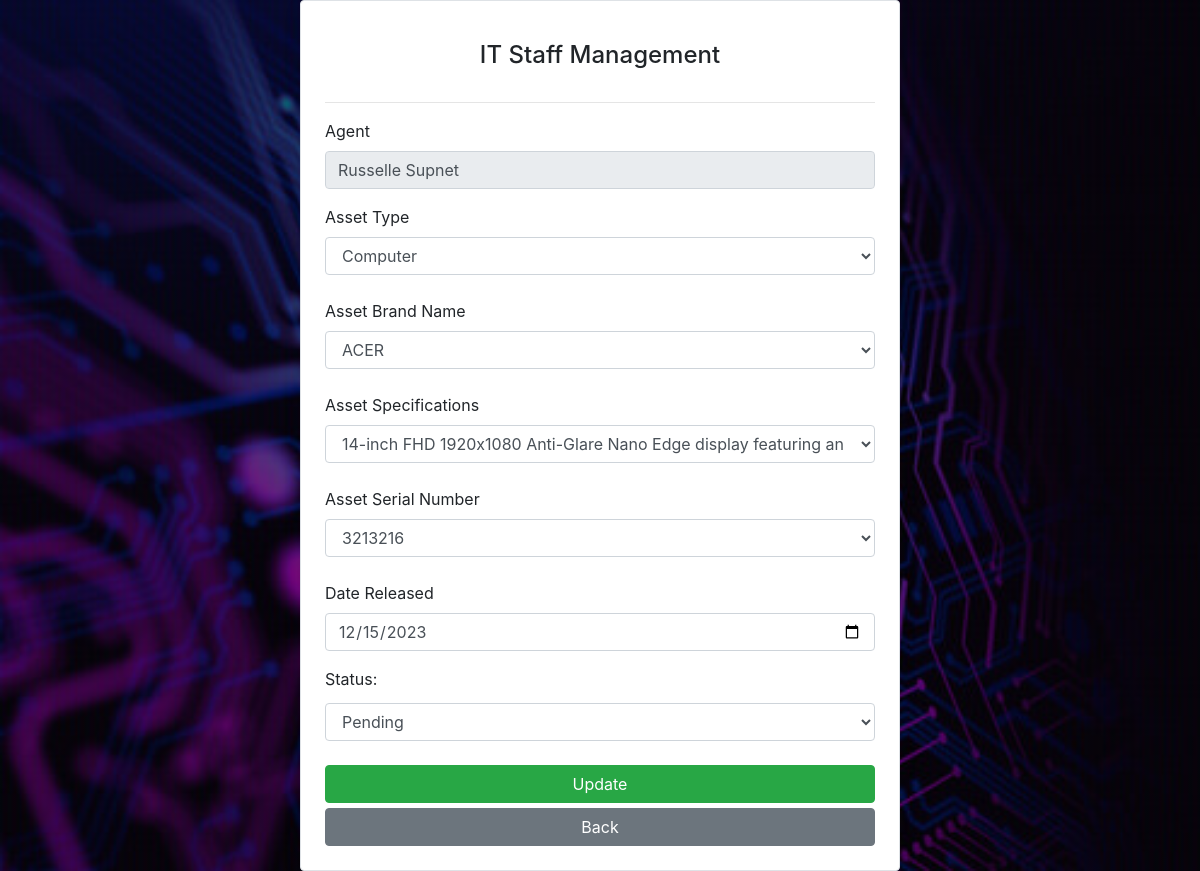
/updatereqdev.php?id=27 (signed in), run on the app's committed database.
### tables this page shows
CREATE TABLE `reqdev` (
  `id` int(11) NOT NULL,
  `agent` varchar(255) NOT NULL,
  `device` varchar(255) NOT NULL,
  `brand` varchar(255) NOT NULL,
  `specs` varchar(255) NOT NULL,
  `serialno` varchar(255) NOT NULL,
  `currentdate` date NOT NULL,
  `daterel` date NOT NULL,
  `status` enum('Pending','Deployed','Returned') NOT NULL
);

### php/updateReq.php (called while the page is built, shortened)
<?php
include __DIR__ . "/../db_conn.php";
function validate($data)
{
    $data = trim($data);
    $data = stripslashes($data);
    $data = htmlspecialchars($data);
    return $data;
}
if (isset($_GET['id'])) {
    $id = validate($_GET['id']);
    $stmt = $conn->prepare("SELECT * FROM reqdev WHERE id=?");
    $stmt->bind_param("i", $id);
    $stmt->execute();
    $result = $stmt->get_result();
    if ($result->num_rows > 0) {
        $row = $result->fetch_assoc();
    } else {
        header("Location: home.php");
        exit();
    }
} else {
    header("Location: ../home.php");
    exit();
}
?>

### updatereqdev.php (the view, shortened to what this page needs)
<?php include 'php/updateReq.php'; ?>
<!DOCTYPE html>
<html>
<head>
    <link rel="stylesheet" href="https://cdn.jsdelivr.net/npm/bootstrap@4.6.2/dist/css/bootstrap.min.css">
</head>
<body>
    <div class="container d-flex justify-content-center align-items-center" style="min-height: 100vh">
        <form class="border shadow p-4 rounded" action="php/updateReq.php" method="post" style="width: 600px; background-color: white">
            <h4 class="text-center p-3">IT Staff Management</h4><hr>
            <div class="mb-3">
                <label for="agent">Agent</label>
                <input type="text" class="form-control" id="agent" name="agent" value="<?= htmlspecialchars($row['agent']); ?>" autocomplete="off" readonly>
            </div>
            <label> Asset Type </label>
            <select class="form-control" name="device">
                <?php
                include "../db_conn.php";
                $query = "SELECT DISTINCT device FROM asset";
                $result = mysqli_query($conn, $query);
                if (mysqli_num_rows($result) > 0) {
                    while ($deviceRow = mysqli_fetch_assoc($result)) {
                        $selected = ($deviceRow['device'] == $row['device']) ? 'selected' : '';
                        echo '<option value="' . $deviceRow['device'] . '" ' . $selected . '>' . $deviceRow['device'] . '</option>';
                    }
                }
                ?>
            </select><br>
            <label> Asset Brand Name </label>
			<select class="form-control" name="brand">
    			<?php
    			$query = "SELECT DISTINCT brand FROM asset";
    			$result = mysqli_query($conn, $query);
    			if (mysqli_num_rows($result) > 0) {
        		while ($brandRow = mysqli_fetch_assoc($result)) {
            	$selected = ($brandRow['brand'] == $row['brand']) ? 'selected' : '';
            	echo '<option value="' . $brandRow['brand'] . '" ' . $selected . '>' . $brandRow['brand'] . '</option>';
        				}
    				}
    			?>
			</select><br>
			<label> Asset Specifications </label>
			<select class="form-control" name="specs">
    			<?php
    			$query = "SELECT DISTINCT specs FROM asset";
    			$result = mysqli_query($conn, $query);
    			if (mysqli_num_rows($result) > 0) {
        		while ($specsRow = mysqli_fetch_assoc($result)) {
            	$selected = ($specsRow['specs'] == $row['specs']) ? 'selected' : '';
            	echo '<option value="' . $specsRow['specs'] . '" ' . $selected . '>' . $specsRow['specs'] . '</option>';
        				}
    				}
    			?>
			</select><br>
			<label> Asset Serial Number </label>
			<select class="form-control" name="serialno">
    			<?php
    			$query = "SELECT DISTINCT serialno FROM asset";
    			$result = mysqli_query($conn, $query);
    			if (mysqli_num_rows($result) > 0) {
        		while ($serialnoRow = mysqli_fetch_assoc($result)) {
            	$selected = ($serialnoRow['serialno'] == $row['serialno']) ? 'selected' : '';
            	echo '<option value="' . $serialnoRow['serialno'] . '" ' . $selected . '>' . $serialnoRow['serialno'] . '</option>';
        				}
    				}
    			?>
			</select><br>
            <div class="mb-3">
                <label for="daterel">Date Released</label>
                <input type="date" class="form-control" id="daterel" name="daterel" value="<?= htmlspecialchars($row['daterel']); ?>">
            </div>
            <div class="mb-1">
                <label class="form-label">Status:</label>
            </div>
            <select class="form-control" name="status" aria-label="Default select example" value="<?= htmlspecialchars($row['status']); ?>">
				<option selected value="Pending">Pending</option>
			</select><br>
            <button type="submit" class="btn btn-success" name="update" style="width:100%; margin-bottom:5px;">Update</button>
            <a href="home.php" style="width: 100%" class="btn btn-secondary">Back</a>
        </form>
    </div>
</body>
</html>

### updatereqdev.php (style rules this page uses)
body { background-image: linear-gradient(rgba(0, 0, 0, 0.5), rgba(0, 0, 0, 0.5)), url("img/bg1.jpg"); background-size: cover; }

### data on the page
reqdev: agent "Russelle Supnet", daterel "12/15/2023", status "Pending"

### other printed values
form field device "Computer"
form field brand "ACER"
form field specs "14-inch FHD 1920x1080 Anti-Glare Nano Edge display featuring an ultra-narrow bezel with anti-glare coating, Powered by the Intel Dual-Core Celeron N4020 Processor (4M Cache, up to 2.8 GHz), FHD display with a durable 180-degree hinge, 4GB LPDDR4 RAM, 128G"
form field serialno "3213216"
